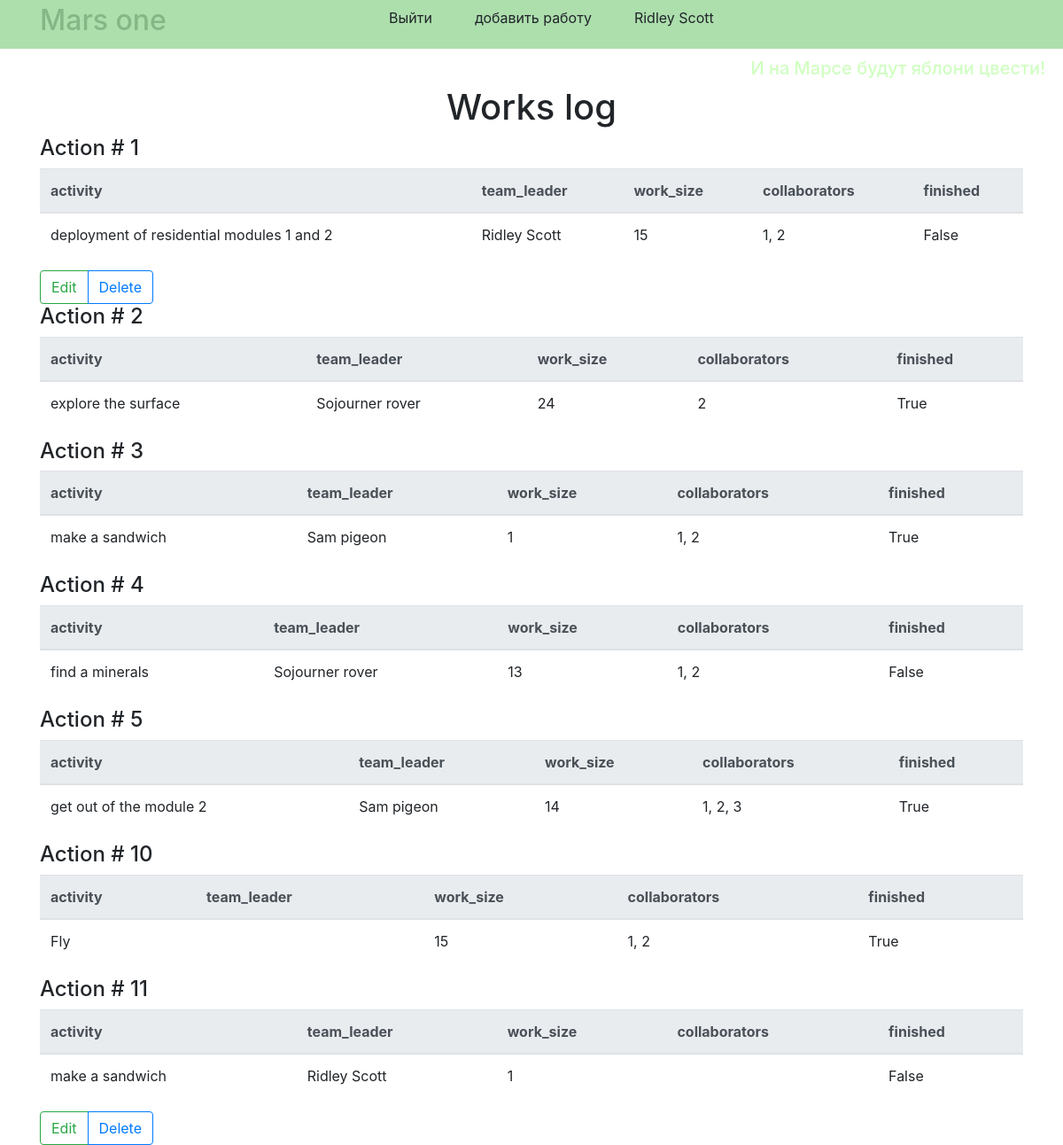
Page / (signed in) on the committed database.
### data/users.py (models this page shows, shortened)
class User(SqlAlchemyBase, SerializerMixin, UserMixin):
    __tablename__ = 'users'
    id = sqlalchemy.Column(sqlalchemy.Integer,
                           primary_key=True, autoincrement=True)
    surname = sqlalchemy.Column(sqlalchemy.String, nullable=True)
    name = sqlalchemy.Column(sqlalchemy.String, nullable=True)
    age = sqlalchemy.Column(sqlalchemy.Integer, nullable=True)
    position = sqlalchemy.Column(sqlalchemy.String, nullable=True)
    speciality = sqlalchemy.Column(sqlalchemy.String, nullable=True)
    address = sqlalchemy.Column(sqlalchemy.String, nullable=True)
    email = sqlalchemy.Column(sqlalchemy.String,
                              index=True, unique=True, nullable=True)
    hashed_password = sqlalchemy.Column(sqlalchemy.String, nullable=True)
    modified_date = sqlalchemy.Column(sqlalchemy.DateTime,
                                      default=datetime.datetime.now)
    jobs = orm.relation("Job", back_populates='user')

### data/jobs.py (models this page shows)
class Job(SqlAlchemyBase, SerializerMixin):
    __tablename__ = 'jobs'
    id = sqlalchemy.Column(sqlalchemy.Integer,
                           primary_key=True, autoincrement=True)
    team_leader = sqlalchemy.Column(sqlalchemy.Integer,
                                    sqlalchemy.ForeignKey("users.id"))
    job = sqlalchemy.Column(sqlalchemy.String, nullable=True)
    work_size = sqlalchemy.Column(sqlalchemy.Integer, nullable=True)
    collaborators = sqlalchemy.Column(sqlalchemy.String, nullable=True)
    start_date = sqlalchemy.Column(sqlalchemy.String, nullable=True)
    end_date = sqlalchemy.Column(sqlalchemy.String, nullable=True)
    is_finished = sqlalchemy.Column(sqlalchemy.Boolean, default=False)
    user = orm.relation('User')

### main.py (the view)
@app.route("/")
def index():
    session = db_session.create_session()
    jobs = session.query(Job).all()
    return render_template("index.html", jobs=jobs)

### data/db_session.py (called while the page is built)
def create_session() -> Session:
    global __factory
    return __factory()

### main.py (called while the page is built)
@login_manager.user_loader
def load_user(user_id):
    session = db_session.create_session()
    return session.query(User).get(user_id)

### templates/index.html
{% extends "base.html" %}
{% block content %}
<div class="text text-center"><h1>Works log</h1></div>
{% for job in jobs %}
    <h4>Action # {{ job.id }}</h4>
    <table class="table">
      <thead class="thead-light">
        <tr>
          <th scope="col">activity</th>
          <th scope="col">team_leader</th>
          <th scope="col">work_size</th>
          <th scope="col">collaborators</th>
          <th scope="col">finished</th>
        </tr>
      </thead>
      <tbody>
        <tr>
          <td>{{ job.job }}</td>
          <td>{{ job.user.name }} {{ job.user.surname }}</td>
          <td>{{ job.work_size }}</td>
          <td>{{ job.collaborators }}</td>
          <td>{{ job.is_finished }}</td>
        </tr>
      </tbody>
    </table>
  {% if current_user.is_authenticated and current_user == job.user or current_user.id == 1 %}
    <div class="btn-group" role="group" aria-label="Basic example">
      <a href="/job/{{ job.id }}" class="btn btn-outline-success">Edit</a>
      <a href="/Job_delete/{{ job.id }}" class="btn btn-outline-primary">Delete</a>
    </div>
  {% endif %}
{% endfor %}
{% endblock %}

### templates/base.html (shortened to what this page needs)
<!DOCTYPE html>
<html lang="en">
<head>
    <link rel="stylesheet"
          href="https://maxcdn.bootstrapcdn.com/bootstrap/4.4.1/css/bootstrap.min.css">
    <link rel="stylesheet" type="text/css" href="{{ url_for('static', filename='css/style.css') }}" />
    </head>
    <body>
    <header class="flex-container">
        <div class="container">
            <div class="row no-gutters">
                <div class="col-md-4">
                    <div class="color-text-title"><h2>Mars one</h2></div>
                </div>
                <div class="col-auto">
                    <div class="flex-item">
                        {% if current_user.is_authenticated %}
                            <ul class="nav">
                                <li class="nav-item">
                                    <a class="dropdown-item" href="/logout">Выйти</a>
                                </li>
                                <li class="nav-item">
                                    <a class="dropdown-item" href="/add_job">добавить работу</a>
                                </li>
                                <li class="nav-item">
                                    <a class="dropdown-item" href="/">{{ current_user.name }} {{ current_user.surname }}</a>
                                </li>
                            </ul>
                        {% endif %}
                    </div>
                </div>
            </div>
        </div>
    </header>
    <div class="color-text">
        <h5>И на Марсе будут яблони цвести!</h5>
        </div>
    <main role="main" class="container">
        {% block content %}{% endblock %}
    </main>
    </body>
</html>

### static/css/style.css (style rules this page uses)
.color-text { color: #cfffc0; text-align: right; padding-right: 20px; }
.color-text-title { color: #85b686 }
header { width: display; height: 55px; background-color: #addfad; margin-bottom: 10px; }
.flex-container { display: -webkit-flex; -webkit-justify-content: space-between; display: flex; justify-content: space-between; align-items: center; }
.flex-item { -webkit-flex-grow: 1; flex-grow: 1; }

### rows in the picture
User: name "Ridley", surname "Scott"
Job: id "1", job "deployment of residential modules 1 and 2", user.name "Ridley", user.surname "Scott", work_size "15", collaborators "1, 2", is_finished "False"
Job: id "2", job "explore the surface", user.name "Sojourner", user.surname "rover", work_size "24", collaborators "2", is_finished "True"
Job: id "3", job "make a sandwich", user.name "Sam", user.surname "pigeon", work_size "1", collaborators "1, 2", is_finished "True"
Job: id "4", job "find a minerals", user.name "Sojourner", user.surname "rover", work_size "13", collaborators "1, 2", is_finished "False"
Job: id "5", job "get out of the module 2", user.name "Sam", user.surname "pigeon", work_size "14", collaborators "1, 2, 3", is_finished "True"
Job: id "10", job "Fly", work_size "15", collaborators "1, 2", is_finished "True"
Job: id "11", job "make a sandwich", user.name "Ridley", user.surname "Scott", work_size "1", is_finished "False"
